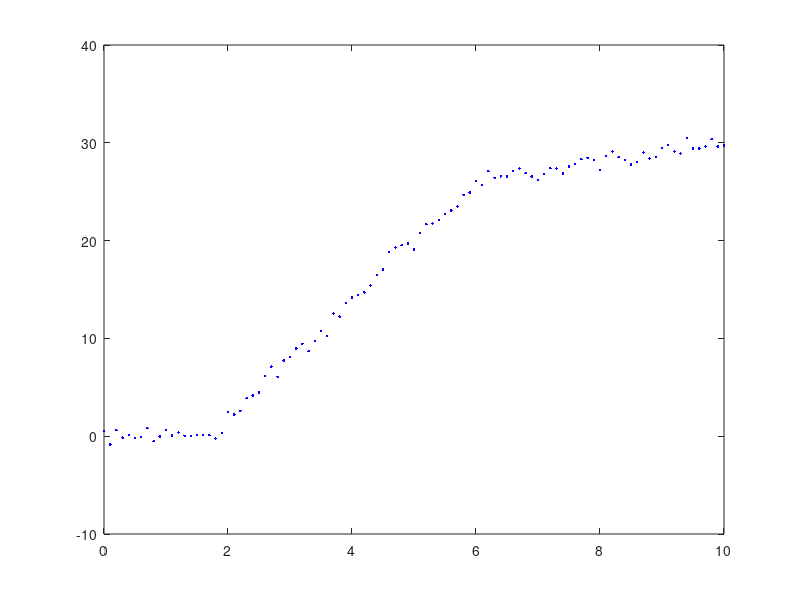

Reproduce this figure in MATLAB. (Note: this script raises an error after producing the figure.)
close all;
clear all;

% Make some data to play with
x = 0:0.1:10.0; x=x(:);

% Start with noise
y =  0.5*randn(length(x),1) ;

% Some piecewise linear lines
region1 = x>=2 & x <=6;
y(region1) = y(region1) + 6.*x(region1) -10.;

region2 = x>6;
y(region2) = y(region2)+ 1.*x(region2) + 20.;

% Plot the data
h = figure;
set(h, 'Visible', 'off'); % Hide it so the GUI text input prompt is visible
plot(x, y, 'b.');
improvePlot;

% A loop to ask for text input from the user
ask = 1;
while(ask)
    % Prompt the user for the filename
    filename_out = input('Enter the output filename and press return:  ', 's');
    
    % Prompt the user for the type of analysis
    response = input(['Select example and press return.\n', ...
                      '    p for points\n', ...
                      '    g for polygon\n', ...
                      '    i for lines\n', ...
                      '\n', ...
                      '    q to quit\n'],'s');

    ask = 0;
    switch response
        case 'q'
            disp('Quitting...');
            return
            
        case 'g'
            set(h, 'Visible', 'On');  % Show the plot
            [xs_in_poly, ys_in_poly] = select_points_with_polygon(x, y);
            
        case 'p'
            set(h, 'Visible', 'On'); % Show the plot
            N=2;
            [xs, ys] = select_N_points(N);

        case 'i'
            set(h, 'Visible', 'On'); % Show the plot
            lineCoords = draw_line();
            
            % xs in col 1, ys in col 2
            delta_x = diff(lineCoords(:,1));
            delta_y = diff(lineCoords(:,2));
            line_length = sqrt(delta_x^2 + delta_y^2);
            fprintf('Line is %.2f units long\n', line_length);
            
        otherwise
            ask = 1;
            fprintf('\nInvalid response. Please try again.\n');
    end
        

end

% Save the figure
filename_out = [filename_out, '_', response, '_example']; % append the type of demo example to the filename
print(h, filename_out, '-dpng');